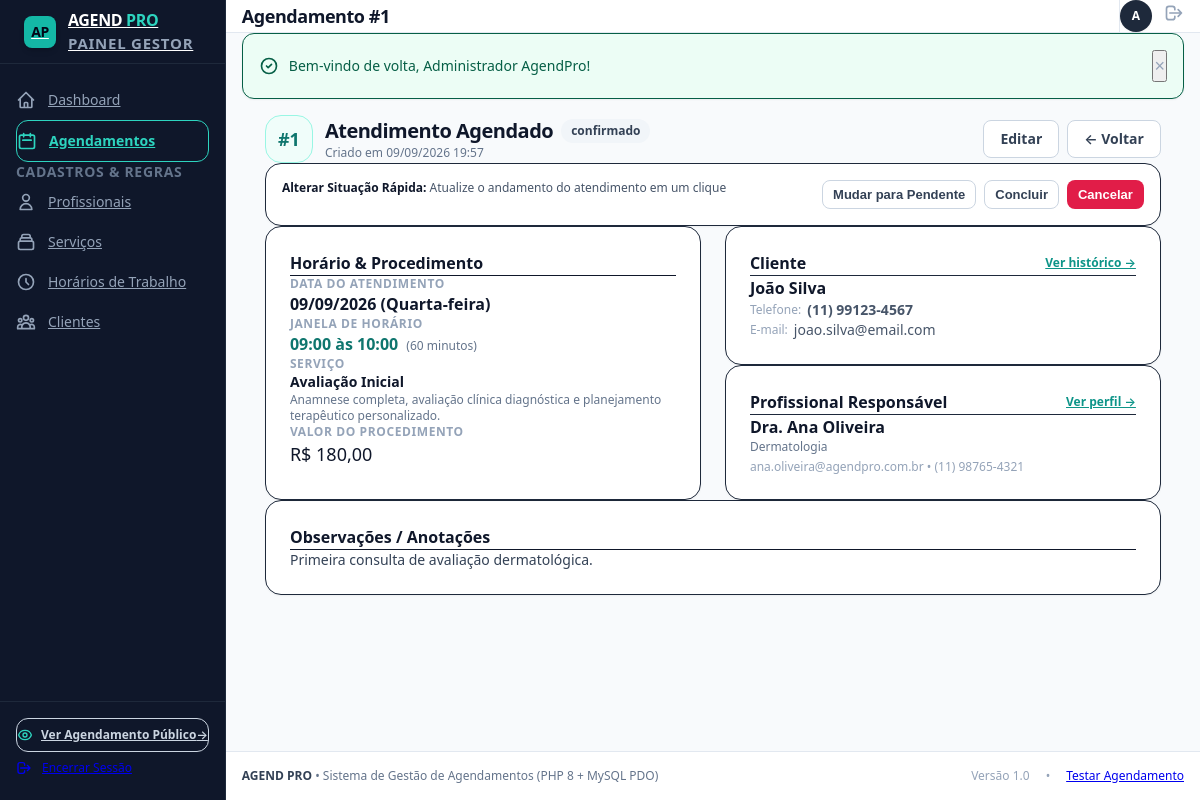
Page /admin/agendamentos/visualizar.php?id=1 (signed in) on the committed database.
### tables this page shows
CREATE TABLE IF NOT EXISTS `agendamentos` (
  `id` INT AUTO_INCREMENT PRIMARY KEY,
  `cliente_id` INT NOT NULL,
  `profissional_id` INT NOT NULL,
  `servico_id` INT NOT NULL,
  `data` DATE NOT NULL,
  `hora_inicio` TIME NOT NULL,
  `hora_fim` TIME NOT NULL,
  `status` ENUM('pendente', 'confirmado', 'concluido', 'cancelado') NOT NULL DEFAULT 'pendente',
  `observacao` TEXT NULL,
  `created_at` TIMESTAMP DEFAULT CURRENT_TIMESTAMP,
  `updated_at` TIMESTAMP DEFAULT CURRENT_TIMESTAMP ON UPDATE CURRENT_TIMESTAMP,
  CONSTRAINT `fk_ag_cliente` FOREIGN KEY (`cliente_id`)
    REFERENCES `clientes` (`id`) ON DELETE RESTRICT ON UPDATE CASCADE,
  CONSTRAINT `fk_ag_profissional` FOREIGN KEY (`profissional_id`)
    REFERENCES `profissionais` (`id`) ON DELETE RESTRICT ON UPDATE CASCADE,
  CONSTRAINT `fk_ag_servico` FOREIGN KEY (`servico_id`)
    REFERENCES `servicos` (`id`) ON DELETE RESTRICT ON UPDATE CASCADE,
  INDEX `idx_ag_prof_data_status` (`profissional_id`, `data`, `status`),
  INDEX `idx_ag_data` (`data`),
  INDEX `idx_ag_status` (`status`),
  INDEX `idx_ag_cliente` (`cliente_id`)
);

CREATE TABLE IF NOT EXISTS `servicos` (
  `id` INT AUTO_INCREMENT PRIMARY KEY,
  `nome` VARCHAR(100) NOT NULL,
  `descricao` TEXT NULL,
  `duracao_minutos` INT NOT NULL,
  `preco` DECIMAL(10,2) NOT NULL,
  `ativo` TINYINT(1) NOT NULL DEFAULT 1,
  `created_at` TIMESTAMP DEFAULT CURRENT_TIMESTAMP,
  `updated_at` TIMESTAMP DEFAULT CURRENT_TIMESTAMP ON UPDATE CURRENT_TIMESTAMP,
  INDEX `idx_servico_ativo` (`ativo`)
);

CREATE TABLE IF NOT EXISTS `clientes` (
  `id` INT AUTO_INCREMENT PRIMARY KEY,
  `nome` VARCHAR(100) NOT NULL,
  `email` VARCHAR(150) NULL DEFAULT NULL,
  `telefone` VARCHAR(20) NOT NULL,
  `created_at` TIMESTAMP DEFAULT CURRENT_TIMESTAMP,
  `updated_at` TIMESTAMP DEFAULT CURRENT_TIMESTAMP ON UPDATE CURRENT_TIMESTAMP,
  INDEX `idx_cliente_email` (`email`),
  INDEX `idx_cliente_telefone` (`telefone`)
);

CREATE TABLE IF NOT EXISTS `profissionais` (
  `id` INT AUTO_INCREMENT PRIMARY KEY,
  `nome` VARCHAR(100) NOT NULL,
  `email` VARCHAR(150) NOT NULL,
  `telefone` VARCHAR(20) NOT NULL,
  `especialidade` VARCHAR(100) NOT NULL,
  `ativo` TINYINT(1) NOT NULL DEFAULT 1,
  `created_at` TIMESTAMP DEFAULT CURRENT_TIMESTAMP,
  `updated_at` TIMESTAMP DEFAULT CURRENT_TIMESTAMP ON UPDATE CURRENT_TIMESTAMP,
  INDEX `idx_prof_ativo` (`ativo`),
  INDEX `idx_prof_nome` (`nome`)
);

### admin/agendamentos/visualizar.php (the view, shortened to what the rows shown need)
<?php
require_once __DIR__ . '/../../includes/functions.php';
$pdo = getDBConnection();
$id = (int)($_GET['id'] ?? 0);
$sql = "SELECT
            a.*,
            c.id AS cliente_id,
            c.nome AS cliente_nome,
            c.telefone AS cliente_telefone,
            c.email AS cliente_email,
            p.id AS profissional_id,
            p.nome AS profissional_nome,
            p.especialidade AS profissional_especialidade,
            p.email AS profissional_email,
            p.telefone AS profissional_telefone,
            s.id AS servico_id,
            s.nome AS servico_nome,
            s.descricao AS servico_descricao,
            s.duracao_minutos,
            s.preco
        FROM `agendamentos` a
        INNER JOIN `clientes` c ON a.cliente_id = c.id
        INNER JOIN `profissionais` p ON a.profissional_id = p.id
        INNER JOIN `servicos` s ON a.servico_id = s.id
        WHERE a.id = :id
        LIMIT 1";
$stmt = $pdo->prepare($sql);
$stmt->execute([':id' => $id]);
$ag = $stmt->fetch();
$pageTitle = 'Agendamento #' . $ag['id'];
include __DIR__ . '/../../includes/header.php';
?>
<div class="max-w-4xl mx-auto space-y-6">
    <div class="flex flex-col sm:flex-row sm:items-center justify-between gap-4">
        <div class="flex items-center gap-3">
            <div class="w-12 h-12 rounded-2xl bg-teal-50 border border-teal-200 text-teal-700 flex items-center justify-center font-bold text-lg">
                #<?= $ag['id'] ?>
            </div>
            <div>
                <div class="flex items-center gap-2">
                    <h2 class="text-xl font-bold text-slate-900 tracking-tight">Atendimento Agendado</h2>
                    <?= getStatusBadge($ag['status']) ?>
                </div>
                <p class="text-xs text-slate-500 mt-0.5">Criado em <?= date('d/m/Y H:i', strtotime($ag['created_at'])) ?></p>
            </div>
        </div>
    </div>
    <div class="grid grid-cols-1 md:grid-cols-2 gap-6">
        <div class="bg-white p-6 rounded-2xl border border-slate-200/80 shadow-sm space-y-4">
            <div class="space-y-3 text-sm">
                <div>
                    <span class="text-xs font-semibold text-slate-400 uppercase tracking-wider block">Data do Atendimento</span>
                    <div class="text-base font-bold text-slate-900 mt-0.5">
                        <?= formatDate($ag['data']) ?> (<?= getDayOfWeekName((int)date('w', strtotime($ag['data']))) ?>)
                    </div>
                </div>
                <div>
                    <span class="text-xs font-semibold text-slate-400 uppercase tracking-wider block">Janela de Horário</span>
                    <div class="text-base font-bold text-teal-700 mt-0.5">
                        <?= formatTime($ag['hora_inicio']) ?> às <?= formatTime($ag['hora_fim']) ?>
                        <span class="text-xs font-normal text-slate-500 ml-1">(<?= $ag['duracao_minutos'] ?> minutos)</span>
                    </div>
                </div>
                <div>
                    <span class="text-xs font-semibold text-slate-400 uppercase tracking-wider block">Serviço</span>
                    <div class="font-bold text-slate-900 mt-0.5"><?= sanitize($ag['servico_nome']) ?></div>
                    <?php if ($ag['servico_descricao']): ?>
                        <div class="text-xs text-slate-500 mt-0.5"><?= sanitize($ag['servico_descricao']) ?></div>
                    <?php endif; ?>
                </div>
                <div>
                    <span class="text-xs font-semibold text-slate-400 uppercase tracking-wider block">Valor do Procedimento</span>
                    <div class="text-lg font-extrabold text-slate-900 mt-0.5"><?= formatMoney((float)$ag['preco']) ?></div>
                </div>
            </div>
        </div>
        <div class="space-y-6">
            <div class="bg-white p-6 rounded-2xl border border-slate-200/80 shadow-sm space-y-3">
                <div class="text-sm space-y-1">
                    <div class="font-bold text-slate-900 text-base"><?= sanitize($ag['cliente_nome']) ?></div>
                    <div class="text-slate-600 flex items-center gap-1.5">
                        <span class="text-slate-400 text-xs">Telefone:</span>
                        <span class="font-semibold"><?= sanitize($ag['cliente_telefone']) ?></span>
                    </div>
                    <?php if ($ag['cliente_email']): ?>
                        <div class="text-slate-600 flex items-center gap-1.5">
                            <span class="text-slate-400 text-xs">E-mail:</span>
                            <span><?= sanitize($ag['cliente_email']) ?></span>
                        </div>
                    <?php endif; ?>
                </div>
            </div>
            <div class="bg-white p-6 rounded-2xl border border-slate-200/80 shadow-sm space-y-3">
                <div class="text-sm space-y-1">
                    <div class="font-bold text-slate-900 text-base"><?= sanitize($ag['profissional_nome']) ?></div>
                    <div class="text-xs text-slate-500 font-medium"><?= sanitize($ag['profissional_especialidade']) ?></div>
                    <div class="text-xs text-slate-400 mt-1"><?= sanitize($ag['profissional_email']) ?> &bull; <?= sanitize($ag['profissional_telefone']) ?></div>
                </div>
            </div>
        </div>
    </div>
    <div class="bg-white p-6 rounded-2xl border border-slate-200/80 shadow-sm space-y-2">
        <h3 class="font-bold text-slate-900 text-base border-b border-slate-100 pb-3">Observações / Anotações</h3>
        <p class="text-sm text-slate-700 whitespace-pre-wrap">
            <?= $ag['observacao'] ? sanitize($ag['observacao']) : '<span class="text-slate-400 italic">Nenhuma observação informada para este agendamento.</span>' ?>
        </p>
    </div>
</div>
<?php include __DIR__ . '/../../includes/footer.php'; ?>

### includes/header.php (shortened to what the rows shown need)
<!DOCTYPE html>
<html lang="pt-BR">
<head>
    <link rel="stylesheet" href="/assets/css/style.css">
</head>
<body class="bg-slate-50 text-slate-800 min-h-screen flex flex-col antialiased">
    <div class="flex-1 flex min-h-screen">
        <div class="flex-1 flex flex-col min-w-0">
            <header class="bg-white border-b border-slate-200 px-4 sm:px-8 py-3.5 flex items-center justify-between sticky top-0 z-30">
                <div class="flex items-center gap-3">
                    <div>
                        <h1 class="text-lg font-bold text-slate-900 tracking-tight leading-tight">
                            <?= isset($pageTitle) ? sanitize($pageTitle) : 'Painel Administrativo' ?>
                        </h1>
                    </div>
                </div>
            </header>
            <main class="flex-1 p-4 sm:p-8">

### includes/functions.php (shortened to what the rows shown need)
<?php
function sanitize(?string $value): string
{
    return htmlspecialchars(trim($value), ENT_QUOTES, 'UTF-8');
}
function formatDate(?string $date): string
{
    $timestamp = strtotime($date);
    return $timestamp ? date('d/m/Y', $timestamp) : $date;
}
function formatTime(?string $time): string
{
    return substr($time, 0, 5);
}
function formatMoney(float $amount): string
{
    return 'R$ ' . number_format($amount, 2, ',', '.');
}
function getDayOfWeekName(int $day): string
{
    $days = [
        0 => 'Domingo',
        1 => 'Segunda-feira',
        2 => 'Terça-feira',
        3 => 'Quarta-feira',
        4 => 'Quinta-feira',
        5 => 'Sexta-feira',
        6 => 'Sábado'
    ];
    return $days[$day] ?? 'Desconhecido';
}
function getStatusBadge(string $status): string
{
    $badges = [
        'pendente'   => '<span class="inline-flex items-center px-2.5 py-1 rounded-full text-xs font-semibold bg-amber-100 text-amber-800 border border-amber-300">Pendente</span>',
        'confirmado' => '<span class="inline-flex items-center px-2.5 py-1 rounded-full text-xs font-semibold bg-blue-100 text-blue-800 border border-blue-300">Confirmado</span>',
        'concluido'  => '<span class="inline-flex items-center px-2.5 py-1 rounded-full text-xs font-semibold bg-emerald-100 text-emerald-800 border border-emerald-300">Concluído</span>',
        'cancelado'  => '<span class="inline-flex items-center px-2.5 py-1 rounded-full text-xs font-semibold bg-rose-100 text-rose-800 border border-rose-300">Cancelado</span>',
    ];
    return $badges[$status] ?? '<span class="inline-flex items-center px-2.5 py-1 rounded-full text-xs font-semibold bg-slate-100 text-slate-700">' . sanitize($status) . '</span>';
}

### rows in the picture
agendamentos: id "Agendamento #1", id "1", status "confirmado", created_at "09/09/2026 19:57", data "09/09/2026", data "Quarta-feira", hora_inicio "09:00", hora_fim "10:00", servico.duracao_minutos "60", servico.nome "Avaliação Inicial", servico.descricao "Anamnese completa, avaliação clínica diagnóstica e planejamento terapêutico personalizado.", servico.preco "R$ 180,00", cliente.nome "João Silva", cliente.telefone "(11) 99123-4567", cliente.email "joao.silva@email.com", profissional.nome "Dra. Ana Oliveira", profissional.especialidade "Dermatologia", profissional.email "ana.oliveira@agendpro.com.br", profissional.telefone "(11) 98765-4321", observacao "Primeira consulta de avaliação dermatológica."

### other values in the picture
substr($authUser['nome'] ?? 'A', 0, 1) "A"
$flash['message'] "Bem-vindo de volta, Administrador AgendPro!"
